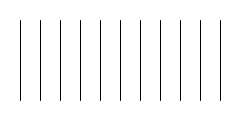
Frame 1 (no input)
Frame 60 (the mouse pressed at the canvas centre just before this capture): identical to frame 1, image omitted
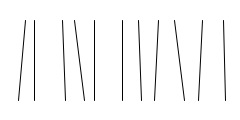
Frame 120 (the mouse held since frame 60 and released just before this capture)

The Processing sketch that drew these frames (run headless with seeded random() and noise(); from frame 60 on, the mouse is pressed at the canvas centre):

// Processing sketch: linee_con_rumore
// ── linee_con_rumore.pde
void setup(){
   size(240, 120); 
}

void draw(){
 background(255);
 for(int x = 20; x < width; x+=20){  // questo for indica il numero di linee che ci saranno
     float rum = map(mouseX, 0, width, 0, 12); // rumore delle linee
     float rumi = random(-rum, +rum);
     float rumj = random(-rum, +rum);
     line(x + rumi, 20, x + rumj, 100);
 }
}
